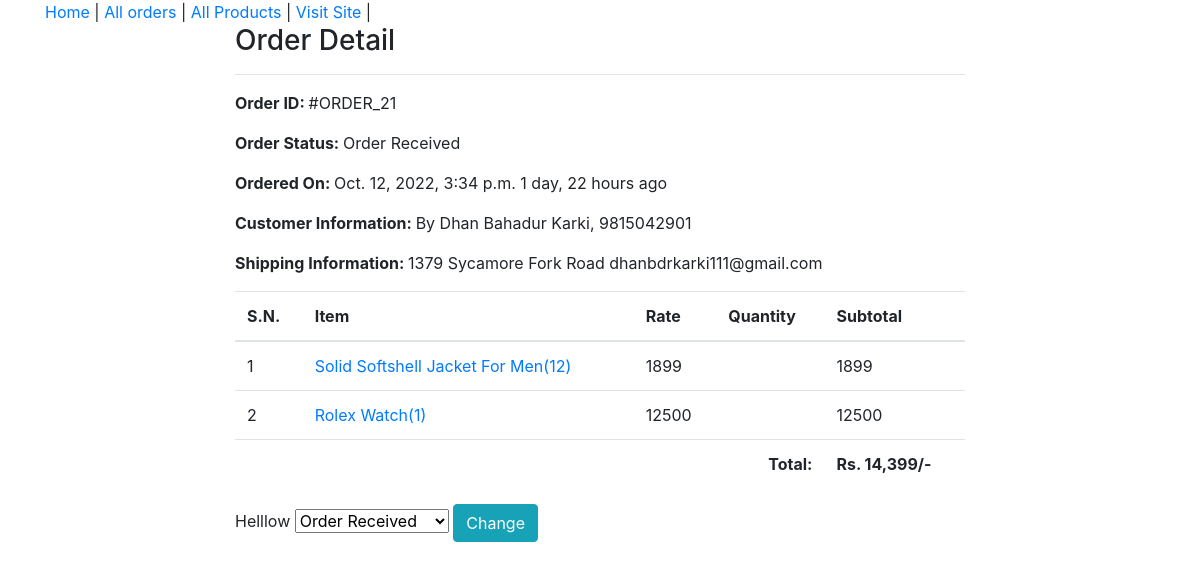
The app's page /admin-order/21/ with its own data.
### ecomapp/models.py (models this page shows, shortened)
class Order(models.Model):
    cart = models.ForeignKey(Cart, on_delete=models.CASCADE)
    ordered_by = models.CharField(max_length=200)
    shipping_address = models.CharField(max_length=200)
    mobile = models.CharField(max_length=10)
    email = models.EmailField(null=True, blank=True)
    subtotal = models.PositiveIntegerField()
    discount = models.PositiveIntegerField()
    total = models.PositiveIntegerField()
    order_status = models.CharField(max_length=50, choices=ORDER_STATUS)
    created_at = models.DateTimeField(auto_now_add=True)
    payment_method = models.CharField(
        max_length=20, choices=METHOD, default="Cash on Delivery")
    payment_completed = models.BooleanField(
        default=False, null=True, blank=True)

class CartProduct(models.Model):
    cart = models.ForeignKey(Cart, on_delete=models.CASCADE)
    product = models.ForeignKey(Product, on_delete=models.CASCADE)
    rate = models.PositiveIntegerField()
    quantity = models.PositiveIntegerField()
    subtotal = models.PositiveIntegerField()

class Product(models.Model):
    title = models.CharField(max_length=200)
    slug = models.SlugField(unique=True)
    category = models.ForeignKey(Category, on_delete=models.CASCADE)
    image = models.ImageField(upload_to="products")
    marked_price = models.PositiveIntegerField()
    selling_price = models.PositiveIntegerField()
    description = models.TextField()
    warranty = models.CharField(max_length=300, null=True, blank=True)
    return_policy = models.CharField(max_length=300, null=True, blank=True)
    view_count = models.PositiveIntegerField(default=0)

### ecomapp/views.py (the view)
# urls.py: path("admin-order/<int:pk>/", AdminOrderDetailView.as_view(), name="adminorder"),
class AdminOrderDetailView(AdminRequiredMixin, DetailView):
    template_name = "adminpages/adminorderdetail.html"
    model = Order
    context_object_name = 'ord_obj'
    def get_context_data(self, **kwargs):
        context = super().get_context_data(**kwargs)
        context['allstatus'] = ORDER_STATUS
        return context

### templates/adminpages/adminorderdetail.html (shortened to what this page needs)
{% extends 'adminpages/adminbase.html' %}
{% load humanize %}
{% block content %}
<div class="container">
    <div class="row">
        <div class="col-md-8 mx-auto">
            <h3>Order Detail</h3>
            <hr>
            <p><span class="font-weight-bold">Order ID: </span> #ORDER_{{ord_obj.id}}</p>
            <p><span class="font-weight-bold">Order Status: </span> {{ord_obj.order_status}}</p>
            <p><span class="font-weight-bold">Ordered On: </span> {{ord_obj.created_at}}
                {{ord_obj.created_at|timesince}} ago</p>
            <p><span class="font-weight-bold">Customer Information: </span>By {{ord_obj.ordered_by}}, {{ord_obj.mobile}}
            </p>
            <p><span class="font-weight-bold">Shipping Information: </span> {{ord_obj.shipping_address}}
                {{ord_obj.email}} </p>
            <table class="table">
                <thead>
                    <tr>
                        <th>S.N.</th>
                        <th>Item</th>
                        <th>Rate</th>
                        <th>Quantity</th>
                        <th>Subtotal</th>
                    </tr>
                </thead>
                <tbody>
                    {% for cp in ord_obj.cart.cartproduct_set.all %}
                    <tr>
                        <td>{{forloop.counter}}</td>
                        <td><a target="_blank"
                                href="{% url 'ecomapp:product-detail' cp.product.slug %}">{{cp.product.title}}({{cp.product.id}})</a>
                        </td>
                        <td>{{cp.rate}}</td>
                        <td>{{cp.quanity}}</td>
                        <td>{{cp.subtotal}}</td>
                    </tr>
                    {% endfor %}
                    <tr>
                        <th colspan="4" class="text-right">Total: </th>
                        <th>Rs. {{ord_obj.total|intcomma}}/-</th>
                    </tr>
                </tbody>
            </table>
            <form action="{% url 'ecomapp:adminorderstatuschange' ord_obj.id %}" method="POST">
            Helllow
            <select name="status" id="">
                {% for i,j in allstatus %}
                <option value="{{i}}" {% if i == ord_obj.order_status %} selected {% endif %} >{{j}}</option>
                {% endfor %}
            </select>
            <button class="btn btn-info">Change</button>
            </form>
        </div>
    </div>
</div>
{% endblock %}

### records on screen
Order: id "21", order_status "Order Received", created_at "Oct. 12, 2022, 3:34 p.m.", created_at "1 day, 22 hours", ordered_by "Dhan Bahadur Karki", mobile "9815042901", shipping_address "1379 Sycamore Fork Road", email "dhanbdrkarki111@gmail.com", total "14,399", status "Order Received"
CartProduct: product "Solid Softshell Jacket For Men", product.id "12", rate "1899", subtotal "1899"
CartProduct: product "Rolex Watch", product.id "1", rate "12500", subtotal "12500"
